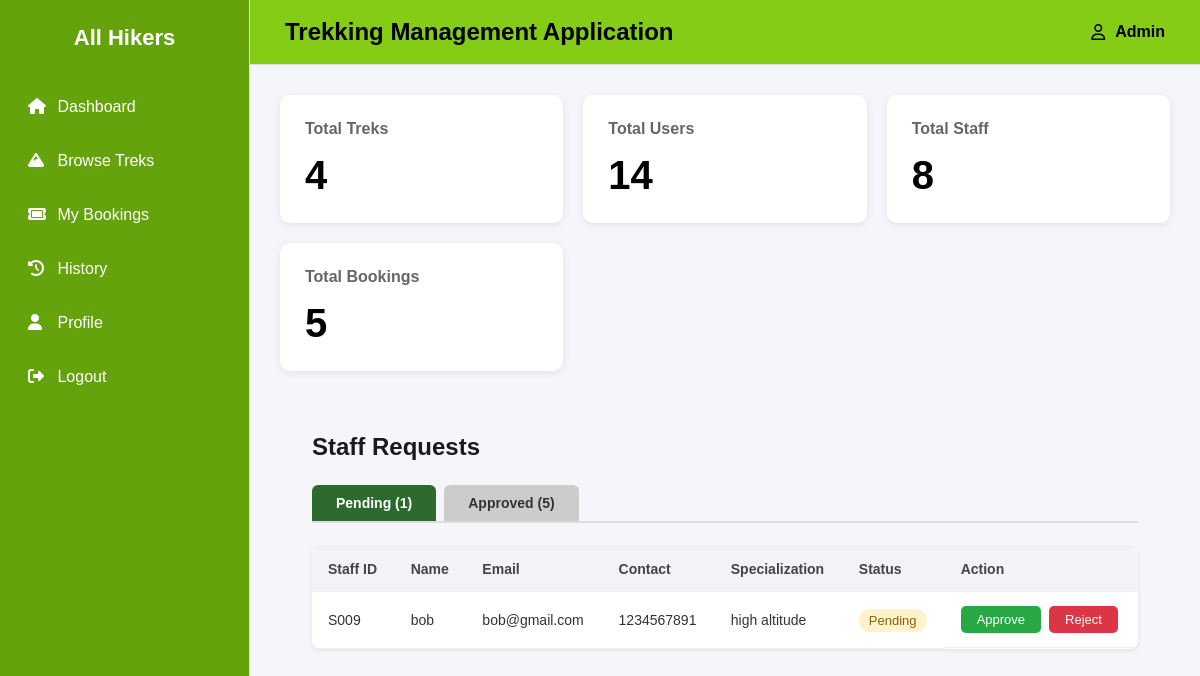
/admin_dashboard/staff, run on an earlier commit of the app's database.
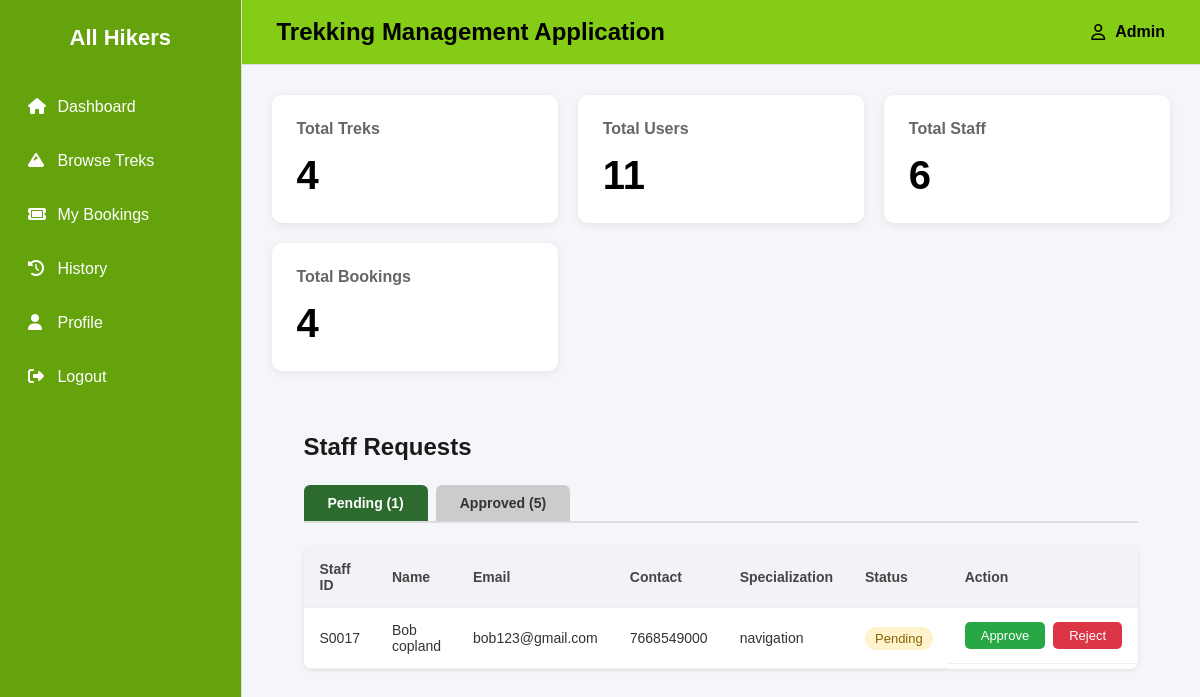
And on a later commit of the database.
### backend/models.py (models this page shows)
class Users(db.Model):
    __tablename__="users"
    id=db.Column(db.Integer,primary_key=True)
    role=db.Column(db.Integer,default=1)
    username=db.Column(db.String,nullable=False)
    password=db.Column(db.String,nullable=False)
    email=db.Column(db.String,nullable=False)
    address=db.Column(db.String,nullable=False)
    full_name=db.Column(db.String,nullable=False)
    pin_code=db.Column(db.String,nullable=False)
    is_approved = db.Column(db.Boolean, default=True)  # True for normal users
    booking=db.relationship("Booking",cascade="all,delete",backref="users",lazy=True) #User can access all of his bookings

class Staff_profile(db.Model):
    __tablename__="staff_profile"
    id=db.Column(db.Integer,primary_key=True)
    name=db.Column(db.String,nullable=False)
    user_id=db.Column(db.Integer, db.ForeignKey("users.id"),nullable=False)
    phone=db.Column(db.String,nullable=False)
    joined_at=db.Column(db.Date,nullable=False)
    experience_years=db.Column(db.Integer,nullable=False)
    specialization=db.Column(db.String,nullable=False)
    trek=db.relationship("Trek",cascade="all,delete",backref="staff_profile",lazy=True) #Staff profile can access its treks

### backend/controllers.py (the view)
@auth_bp.route('/admin_dashboard/staff')
def staff():
    total_treks = Trek.query.count()
    total_users = Users.query.count()
    total_staff = Staff_profile.query.count()
    total_bookings = Booking.query.count()
    active_tab = request.args.get('tab', 'pending')
    pending_staff = db.session.query(Users, Staff_profile).join(
        Staff_profile, Staff_profile.user_id == Users.id
    ).filter(Users.role == 2, Users.is_approved == False).all()
    approved_staff = db.session.query(Users, Staff_profile).join(
        Staff_profile, Staff_profile.user_id == Users.id
    ).filter(Users.role == 2, Users.is_approved == True).all()
    return render_template('approve_staff.html',pending_staff=pending_staff,approved_staff=approved_staff,active_tab=active_tab,
                           total_treks=total_treks,total_users=total_users,total_staff=total_staff,total_bookings=total_bookings)

### templates/approve_staff.html (shortened to what this page needs)
{% extends "base.html" %}
{% block content %}
<link rel="stylesheet" href="{{ url_for('static', filename='css/approve_staff.css') }}">
<div class="staff-container">
    <h2 class="staff-title">Staff Requests</h2>
    <div class="tab-bar">
        <a href="{{ url_for('auth.staff', tab='pending') }}"
           class="tab-btn {{ 'tab-active' if active_tab == 'pending' else 'tab-inactive' }}">
            Pending ({{ pending_staff|length }})
        </a>
        <a href="{{ url_for('auth.staff', tab='approved') }}"
           class="tab-btn {{ 'tab-active' if active_tab == 'approved' else 'tab-inactive' }}">
            Approved ({{ approved_staff|length }})
        </a>
    </div>
    {% if active_tab == 'pending' %}
        {% if pending_staff %}
        <table class="staff-table">
            <thead>
                <tr>
                    <th>Staff ID</th>
                    <th>Name</th>
                    <th>Email</th>
                    <th>Contact</th>
                    <th>Specialization</th>
                    <th>Status</th>
                    <th>Action</th>
                </tr>
            </thead>
            <tbody>
                {% for user, profile in pending_staff %}
                <tr>
                    <td>S00{{ user.id }}</td>
                    <td>{{ profile.name }}</td>
                    <td>{{ user.email }}</td>
                    <td>{{ profile.phone }}</td>
                    <td>{{ profile.specialization }}</td>
                    <td><span class="badge badge-pending">Pending</span></td>
                    <td class="action-cell">
                        <a href="{{ url_for('auth.approve_staff', user_id=user.id) }}"
                           class="btn btn-approve">Approve</a>
                        <a href="{{ url_for('auth.reject_staff', user_id=user.id) }}"
                           class="btn btn-reject">Reject</a>
                    </td>
                </tr>
                {% endfor %}
            </tbody>
        </table>
        {% else %}
        <p class="empty-msg">No pending staff requests.</p>
        {% endif %}
    {% endif %}
</div>
{% endblock %}

### templates/base.html (shortened to what this page needs)
<!DOCTYPE html>
<html lang="en">
<head>
    <link rel="stylesheet" href="{{ url_for('static', filename='css/dashboard.css') }}">
    <link rel="stylesheet" href="https://cdnjs.cloudflare.com/ajax/libs/font-awesome/6.5.2/css/all.min.css">
</head>
<body>
<div class="wrapper">
    <aside class="sidebar">
        <div class="logo">
            All Hikers
        </div>
        <ul>
            <li><a href="{{ url_for('auth.dashboard') }}"><i class="fa-solid fa-house"></i> Dashboard</a></li>
            {% if session.get('role') == 'admin' %}
                <li><a href="{{ url_for('auth.trek') }}"><i class="fa-solid fa-mountain"></i> Treks</a></li>
                <li><a href="{{ url_for('auth.staff') }}"><i class="fa-solid fa-user-group"></i> Staff</a></li>
                <li><a href="{{ url_for('auth.users_data') }}"><i class="fa-solid fa-users"></i> Users</a></li>
                <li><a href="{{ url_for('auth.trekking_history') }}"><i class="fa-solid fa-calendar-check"></i> Trekking History</a></li>
                <li><a href="#"><i class="fa-solid fa-magnifying-glass"></i> Search</a></li>
                <li><a href="#"><i class="fa-solid fa-chart-column"></i> Reports</a></li>
                <li><a href="#"><i class="fa-solid fa-gear"></i> Settings</a></li>
            {% elif session.get('role') == 'staff' %}
                <li><a href="#"><i class="fa-solid fa-mountain"></i> My Treks</a></li>
                <li><a href="#"><i class="fa-solid fa-users"></i> Participants</a></li>
                <li><a href="#"><i class="fa-solid fa-user"></i> Profile</a></li>
            {% else %}
                <li><a href="{{ url_for('auth.browse_treks') }}"><i class="fa-solid fa-mountain"></i> Browse Treks</a></li>
                <li><a href="#"><i class="fa-solid fa-ticket"></i> My Bookings</a></li>
                <li><a href="#"><i class="fa-solid fa-clock-rotate-left"></i> History</a></li>
                <li><a href="#"><i class="fa-solid fa-user"></i> Profile</a></li>
            {% endif %}
            <li><a href="{{ url_for('auth.logout') }}"><i class="fa-solid fa-right-from-bracket"></i> Logout</a></li>
        </ul>
    </aside>
    <main class="main">
        <div class="navbar">
            <h2>Trekking Management Application</h2>
            <div class="profile">
                <i class="fa-regular fa-user"></i>
                {{ session.get('username',"Admin") }}
            </div>
        </div>
        <div class="cards">
            {% block cards %}
            <div class="card">
                <h4>Total Treks</h4>
                <h1>{{ total_treks }}</h1>
            </div>
            <div class="card">
                <h4>Total Users</h4>
                <h1>{{ total_users }}</h1>
            </div>
            <div class="card">
                <h4>Total Staff</h4>
                <h1>{{ total_staff }}</h1>
            </div>
            <div class="card">
                <h4>Total Bookings</h4>
                <h1>{{ total_bookings }}</h1>
            </div>
            {% endblock %}
        </div>
        <div class="content">
            {% block content %}
            {% endblock %}
        </div>
    </main>
</div>
</body>
</html>

### static/css/dashboard.css (style rules this page uses)
* { margin:0; padding:0; box-sizing:border-box; font-family:Arial, Helvetica, sans-serif; }
body { background:#f4f6f9; }
.wrapper { display:flex; min-height:100vh; }
.sidebar { width:250px; background:#65a30d; border-right:1px solid #ddd; }
.logo { padding:25px; font-size:22px; font-weight:bold; text-align:center; color:white; }
.sidebar ul { list-style:none; }
.sidebar li { margin:8px; }
.sidebar a { display:block; color:white; text-decoration:none; padding:14px 20px; border-radius:8px; transition:.3s; }
.sidebar i { width:25px; }
.main { flex:1; }
.navbar { background:#84cc16; padding:18px 35px; display:flex; justify-content:space-between; align-items:center; border-bottom:1px solid #ddd; color:black; }
.profile { display:flex; gap:10px; align-items:center; font-weight:bold; }
.cards { display:grid; grid-template-columns:repeat(auto-fit,minmax(220px,1fr)); gap:20px; padding:30px; }
.card { background:white; padding:25px; border-radius:10px; box-shadow:0 2px 8px rgba(0,0,0,.08); }
.card h4 { color:#666; margin-bottom:15px; }
.card h1 { font-size:40px; }
.content { padding:0 30px 30px; }
table { width:100%; border-collapse:collapse; background:white; box-shadow:0 2px 8px rgba(0,0,0,.08); }
th { background:#f1f3f6; }
th,td { padding:15px; text-align:left; border-bottom:1px solid #eee; }
.btn { background:#2563eb; color:white; border:none; padding:8px 18px; border-radius:6px; cursor:pointer; }
.btn { background:#2563eb; color:white; text-decoration:none; padding:8px 18px; border-radius:6px; display:inline-block; }

### static/css/approve_staff.css (style rules this page uses)
.staff-container { padding: 32px; }
.staff-title { margin-bottom: 24px; font-size: 24px; font-weight: 700; color: #1a1a1a; }
.tab-bar { display: flex; gap: 8px; margin-bottom: 24px; border-bottom: 2px solid #ddd; }
.tab-btn { padding: 10px 24px; text-decoration: none; font-weight: 600; border-radius: 6px 6px 0 0; font-size: 14px; }
.tab-active { background: #2d6a2d; color: white; }
.tab-inactive { background: #ccc; color: #333; }
.staff-table { width: 100%; border-collapse: collapse; background: white; border-radius: 8px; overflow: hidden; box-shadow: 0 1px 4px rgba(0, 0, 0, 0.1); }
.staff-table thead { background: #f5f5f5; }
.staff-table th { padding: 14px 16px; text-align: left; font-size: 14px; color: #444; font-weight: 600; }
.staff-table tbody tr { border-top: 1px solid #eee; }
.staff-table td { padding: 14px 16px; font-size: 14px; color: #333; }
.action-cell { display: flex; gap: 8px; }
.btn { padding: 6px 16px; border-radius: 5px; text-decoration: none; font-size: 13px; font-weight: 500; }
.btn-approve { background: #28a745; color: white; }
.btn-reject { background: #dc3545; color: white; }
.badge { padding: 4px 10px; border-radius: 12px; font-size: 13px; font-weight: 500; }
.badge-pending { background: #fff3cd; color: #856404; }

What changed in the data, as far as the page shows it:
removed Users: id "9", name "bob", email "bob@gmail.com", phone "1234567891", specialization "high altitude"
added Users: id "17", name "Bob copland", email "bob123@gmail.com", phone "7668549000", specialization "navigation"
Also different on the page:
{{ total_users }}: "14" → "11"
{{ total_staff }}: "8" → "6"
{{ total_bookings }}: "5" → "4"
